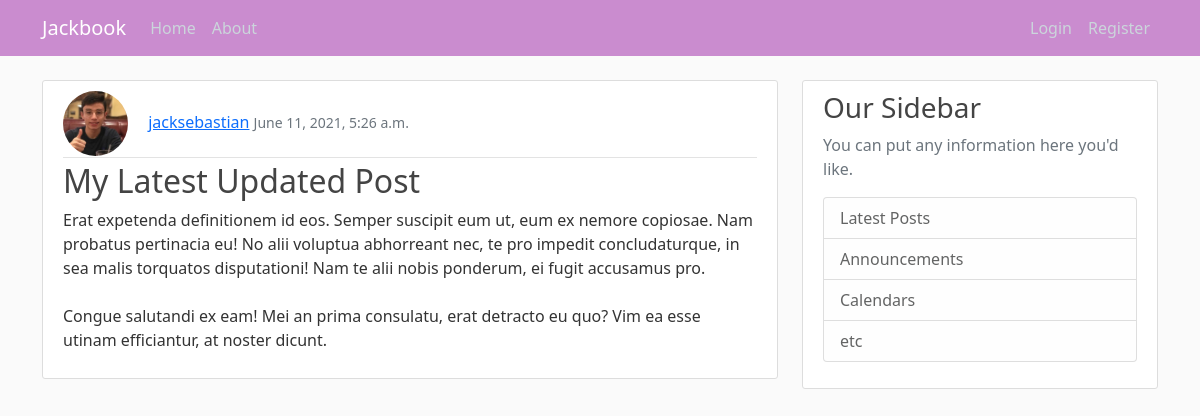
Screenshot of /post/28/ with the database file from the repository.
### blog/models.py (models this page shows, shortened)
class Post(models.Model):
    author = models.ForeignKey(User, on_delete=models.CASCADE)
    title = models.CharField(max_length=100)
    content = models.TextField()
    date_posted = models.DateTimeField(default=timezone.now)

### users/models.py (models this page shows, shortened)
class Profile(models.Model):
    user = models.OneToOneField(User, on_delete=models.CASCADE)
    image = models.ImageField(default='default.png', upload_to='profile_pics')

### blog/views.py (the view)
# urls.py: path('post/<int:pk>/', PostDetailView.as_view(), name='post-detail'),
class PostDetailView(DetailView):
    model = Post

### blog/templates/blog/post_detail.html (shortened to what this page needs)
{% extends "blog/base.html" %}
{% block content %}
    <article class="media content-section">
        <div class="media-body">
            <div class="article-metadata">
                <img class="rounded-circle article-img" src="{{ object.author.profile.image.url }}">
                <a class="mr-2" href="{% url 'user-posts' object.author.username %}">{{ object.author }}</a>
                <small class="text-muted">{{ object.date_posted }}</small>
            </div>
            <h2 class="article-title">{{ object.title }}</h2>
            <p class="article-content">{{ object.content }}</p>
        </div>
    </article>
{% endblock content %}

### blog/static/blog/main.css (style rules this page uses)
body { background: #fafafa; color: #333333; margin-top: 5rem; }
h1, h2, h3, h4, h5, h6 { color: #444444; }
.content-section { background: #ffffff; padding: 10px 20px; border: 1px solid #dddddd; border-radius: 3px; margin-bottom: 20px; }
.article-title { color: #444444; }
.article-content { white-space: pre-line; }
.article-img { height: 65px; width: 65px; margin-right: 16px; }
.article-metadata { padding-bottom: 1px; margin-bottom: 4px; border-bottom: 1px solid #e3e3e3 }

### rows the page displays
Post: author.profile.image (picture), author "jacksebastian", date_posted "June 11, 2021, 5:26 a.m.", title "My Latest Updated Post", content "Erat expetenda definitionem id eos. Semper suscipit eum ut, eum ex nemore copiosae. Nam probatus pertinacia eu! No alii voluptua abhorreant nec, te pro impedit concludaturque, in sea malis torquatos disputationi! Nam te alii nobis ponderum, ei fugit accusamus pro. Congue salutandi ex eam! Mei an prima consulatu, erat detracto eu quo? Vim ea esse utinam efficiantur, at noster dicunt."
